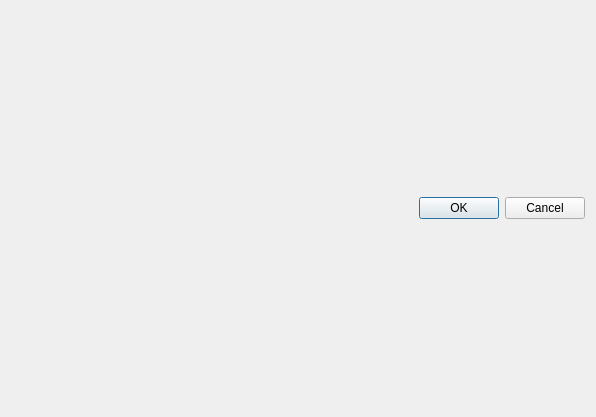
<?xml version="1.0" encoding="UTF-8"?>
<ui version="4.0">
 <class>ExporterConfig</class>
 <widget class="QDialog" name="ExporterConfig">
  <property name="geometry">
   <rect>
    <x>0</x>
    <y>0</y>
    <width>596</width>
    <height>417</height>
   </rect>
  </property>
  <property name="windowTitle">
   <string>Exporter Config</string>
  </property>
  <layout class="QGridLayout" name="gridLayout_2">
   <item row="0" column="0">
    <layout class="QGridLayout" name="gridLayout">
     <item row="1" column="0">
      <widget class="QDialogButtonBox" name="buttonBox">
       <property name="sizePolicy">
        <sizepolicy hsizetype="Expanding" vsizetype="Fixed">
         <horstretch>0</horstretch>
         <verstretch>0</verstretch>
        </sizepolicy>
       </property>
       <property name="maximumSize">
        <size>
         <width>16777215</width>
         <height>23</height>
        </size>
       </property>
       <property name="orientation">
        <enum>Qt::Horizontal</enum>
       </property>
       <property name="standardButtons">
        <set>QDialogButtonBox::Cancel|QDialogButtonBox::Ok</set>
       </property>
      </widget>
     </item>
     <item row="0" column="0">
      <layout class="QVBoxLayout" name="config_items"/>
     </item>
    </layout>
   </item>
  </layout>
 </widget>
 <resources/>
 <connections>
  <connection>
   <sender>buttonBox</sender>
   <signal>accepted()</signal>
   <receiver>ExporterConfig</receiver>
   <slot>accept()</slot>
   <hints>
    <hint type="sourcelabel">
     <x>248</x>
     <y>254</y>
    </hint>
    <hint type="destinationlabel">
     <x>157</x>
     <y>274</y>
    </hint>
   </hints>
  </connection>
  <connection>
   <sender>buttonBox</sender>
   <signal>rejected()</signal>
   <receiver>ExporterConfig</receiver>
   <slot>reject()</slot>
   <hints>
    <hint type="sourcelabel">
     <x>316</x>
     <y>260</y>
    </hint>
    <hint type="destinationlabel">
     <x>286</x>
     <y>274</y>
    </hint>
   </hints>
  </connection>
 </connections>
</ui>
